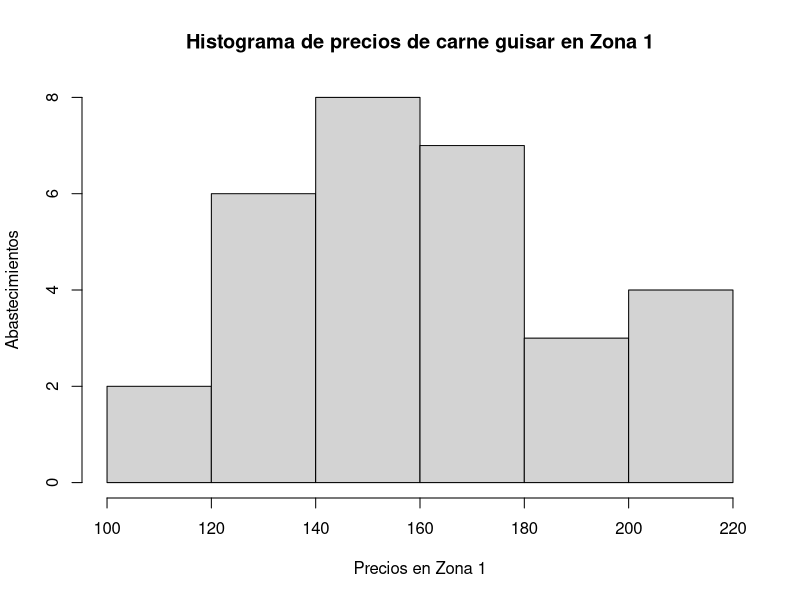
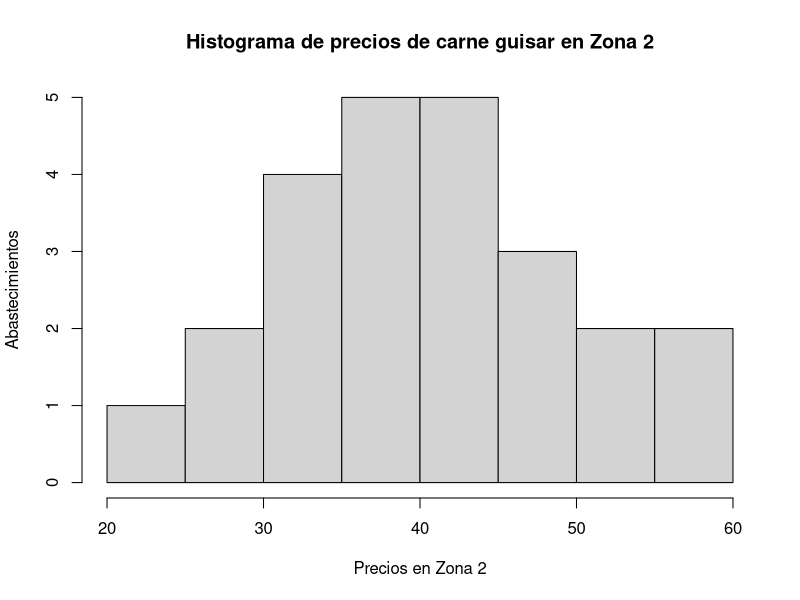
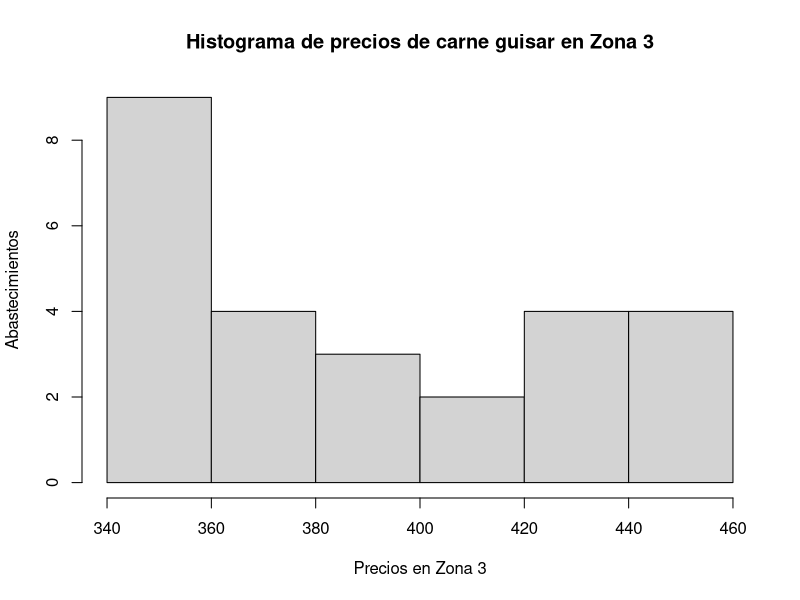
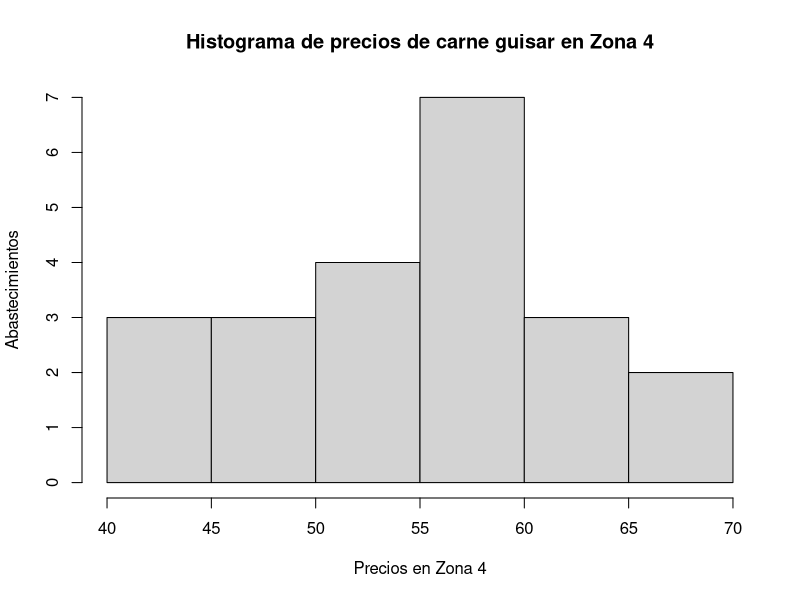
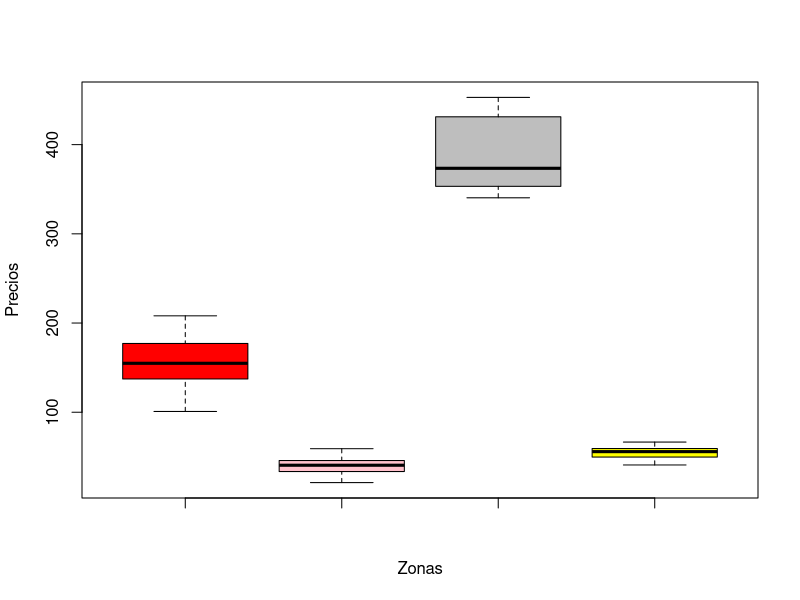
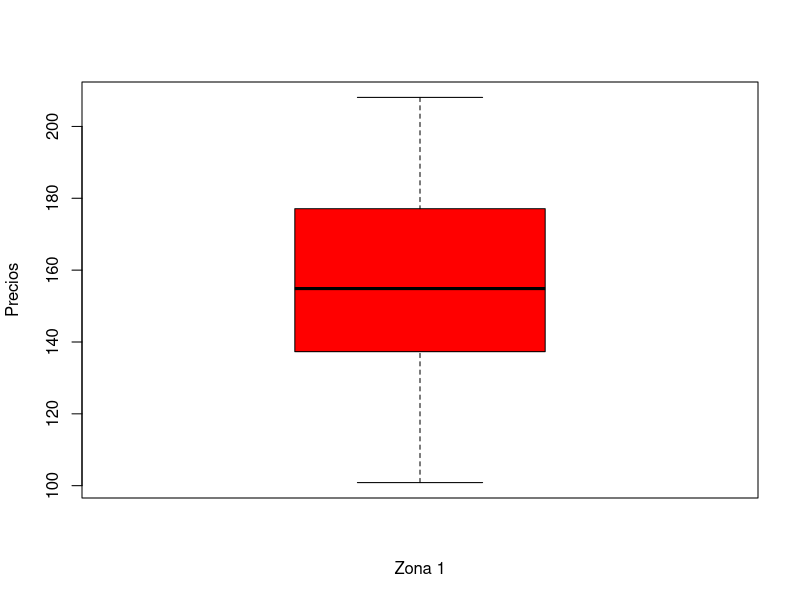
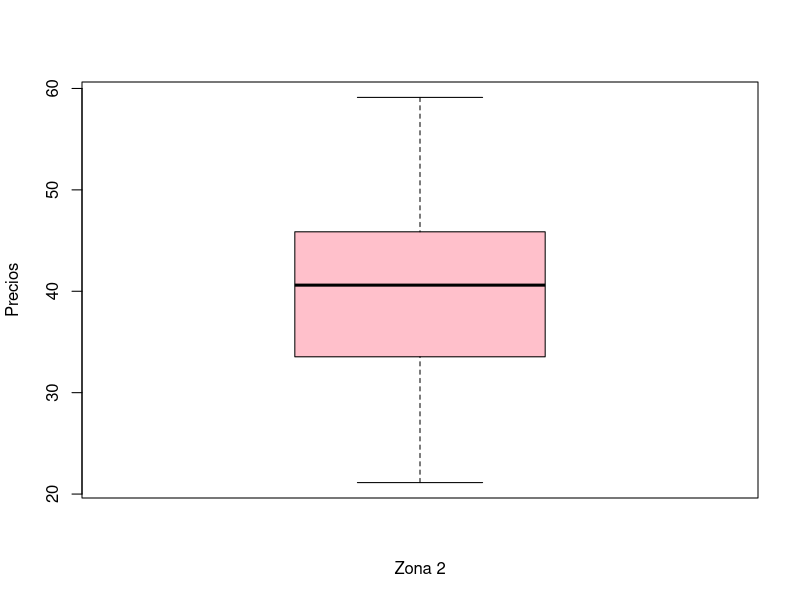
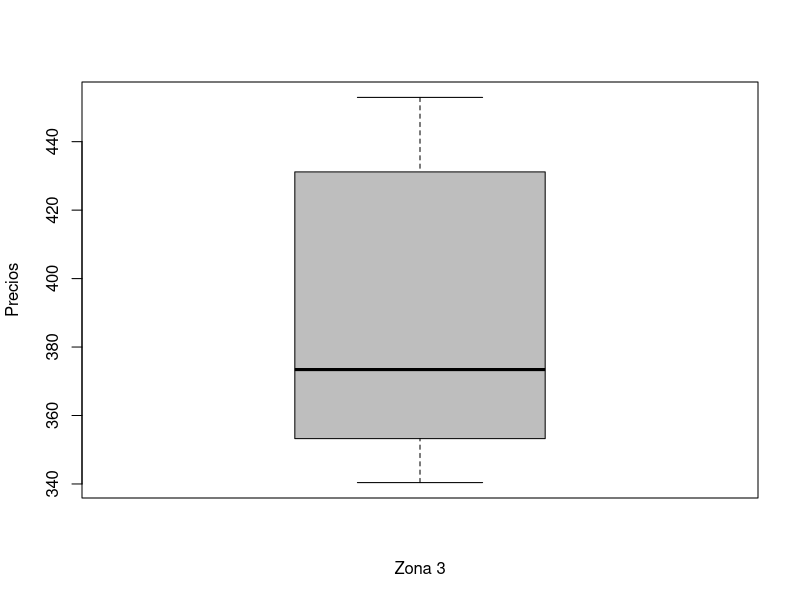

The R source for these figures, in order:
carne = read.table("zonas_carne.txt", header=T)

zona1 = carne$Zona1
zona1_guisar = zona1[carne$Tipo1 == "Guisar"]
zona2 = carne$Zona2
zona2_guisar = zona2[carne$Tipo2 == "Guisar"]
zona3 = carne$Zona3
zona3_guisar = zona3[carne$Tipo3 == "Guisar"]
zona4 = carne$Zona4
zona4_guisar = zona4[carne$Tipo4 == "Guisar"]

# PREGUNTA 1
# Realice un análisis descriptivo de los precios de las zonas del tipo de carne de guisar. 
# En el estudio considere histograma, boxplot y una tabla con información 
# del mı́nimo, cuartiles, media y desviación estándar de cada zona (10 puntos).

hist(zona1_guisar, main = "Histograma de precios de carne guisar en Zona 1", ylab = "Abastecimientos", xlab = "Precios en Zona 1")
hist(zona2_guisar, main = "Histograma de precios de carne guisar en Zona 2", ylab = "Abastecimientos", xlab = "Precios en Zona 2")
hist(zona3_guisar, main = "Histograma de precios de carne guisar en Zona 3", ylab = "Abastecimientos", xlab = "Precios en Zona 3")
hist(zona4_guisar, main = "Histograma de precios de carne guisar en Zona 4", ylab = "Abastecimientos", xlab = "Precios en Zona 4")

# Boxplot con las 4 Zonas
boxplot(zona1_guisar,zona2_guisar,zona3_guisar,zona4_guisar, ylab="Precios", xlab="Zonas",col=c("red","pink","gray","yellow"))

# Boxplot ZONA 1

boxplot(zona1_guisar, ylab="Precios", xlab="Zona 1", col=c("red"))

# Boxplot ZONA 2

boxplot(zona2_guisar, ylab="Precios", xlab="Zona 2", col=c("pink"))

# Boxplot ZONA 3

boxplot(zona3_guisar, ylab="Precios", xlab="Zona 3", col=c("gray"))

# Boxplot ZONA 4

boxplot(zona4_guisar, ylab="Precios", xlab="Zona 4", col=c("yellow"))

######################

# PREGUNTA 2
# Determine un intervalo de confianza para la media de los precios de la carne de guisar 
# para la Zona 1 y así mismo, para los precios de la Zona 3. (confianza de 99 %).

# Intervalo de confianza Zona 1
mean(zona1_guisar)
t.test(zona1_guisar, conf.level = 0.99 )$conf.int

# Intervalo de confianza Zona 2
mean(zona3_guisar)
t.test(zona3_guisar, conf.level = 0.99 )$conf.int

######################

# PREGUNTA 3
# ¿Cuál de los dos alimentos logra mayor precio en la carne de guisar, la Zona 2 o la 
# Zona 4? Suponga 1 − α = 0,99